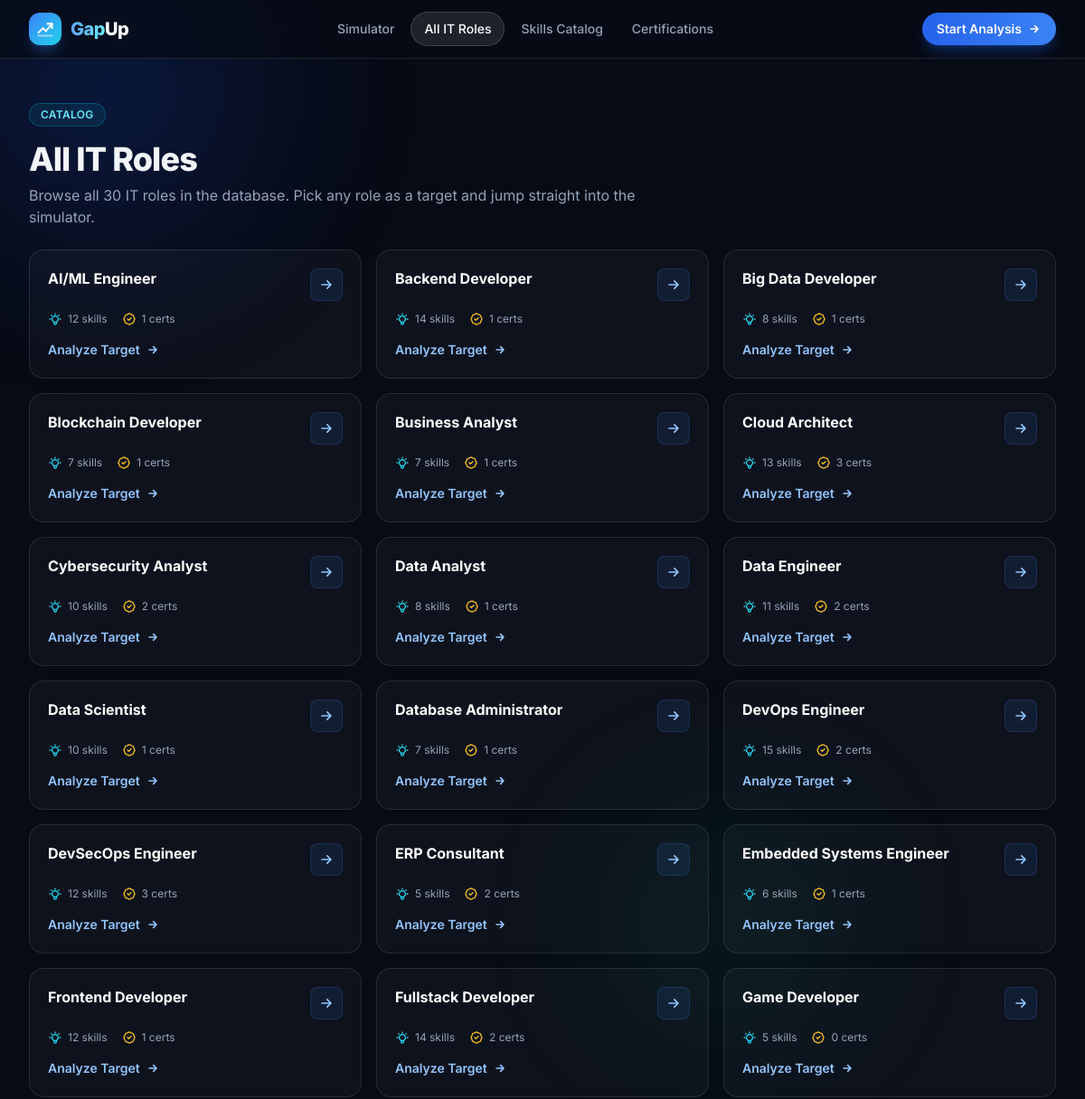
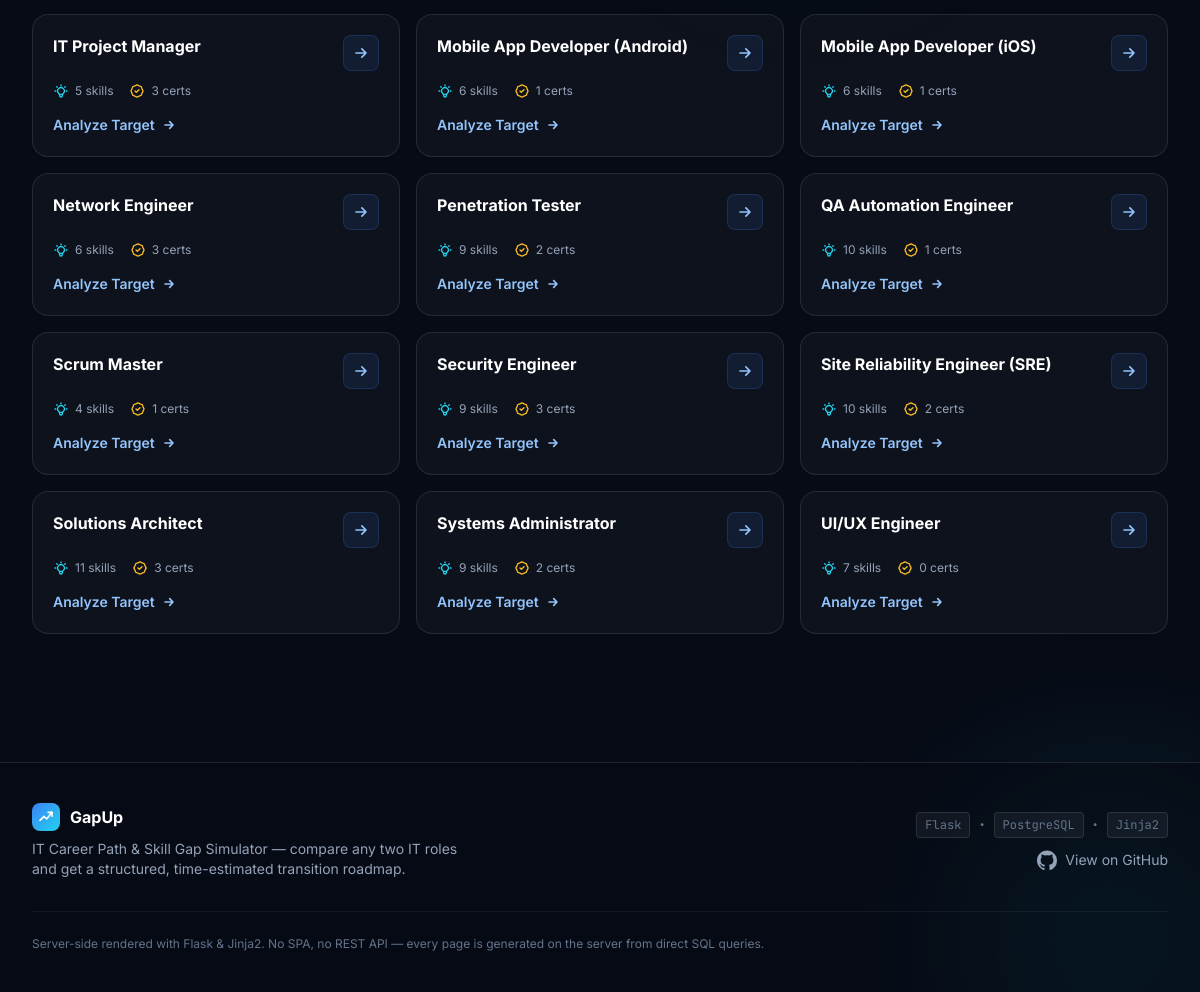
/roles, run on the app's committed database (2 pictures, top to bottom).
### tables this page shows
CREATE TABLE roles (
    id   INTEGER PRIMARY KEY AUTOINCREMENT,
    name TEXT NOT NULL UNIQUE
);

### main.py (the view)
@app.route("/roles")
def roles():
    roles = _fetch_all_roles_with_counts()
    return render_template("roles.html", roles=roles, active="roles")

### db.py (called while the page is built)
def get_connection():
    conn = sqlite3.connect(DB_PATH)
    conn.execute("PRAGMA foreign_keys = ON")
    conn.row_factory = sqlite3.Row
    return conn

### main.py (called while the page is built)
def _fetch_all_roles_with_counts():
    conn = db.get_connection()
    try:
        cur = conn.execute(
            """
            SELECT r.id, r.name,
                   (SELECT COUNT(*) FROM role_skills rs WHERE rs.role_id = r.id) AS skill_count,
                   (SELECT COUNT(*) FROM role_certs rc WHERE rc.role_id = r.id) AS cert_count
            FROM roles r
            ORDER BY r.name ASC;
            """
        )
        return [dict(r) for r in cur.fetchall()]
    finally:
        conn.close()

### templates/roles.html (shortened to what this page needs)
{% extends "_base.html" %}
{% block content %}
<section class="max-w-7xl mx-auto px-4 sm:px-6 lg:px-8 pt-12 pb-6">
  <span class="inline-flex items-center gap-2 px-3 py-1 rounded-full text-xs font-semibold uppercase tracking-wide text-cyan-300 bg-cyan-500/10 border border-cyan-500/30">Catalog</span>
  <h1 class="mt-4 text-4xl font-extrabold tracking-tight">All IT Roles</h1>
  <p class="mt-2 text-slate-400 max-w-2xl">Browse all {{ roles|length }} IT roles in the database. Pick any role as a target and jump straight into the simulator.</p>
</section>
<section class="max-w-7xl mx-auto px-4 sm:px-6 lg:px-8 pb-12">
  <div class="grid sm:grid-cols-2 lg:grid-cols-3 gap-4">
    {% for r in roles %}
    <div class="group p-5 rounded-2xl bg-white/[0.03] border border-white/10 hover:border-blue-500/40 hover:bg-white/[0.05] transition-all hover:-translate-y-1">
      <div class="flex items-start justify-between gap-3">
        <h3 class="font-bold text-white leading-snug">{{ r.name }}</h3>
        <span class="inline-flex items-center justify-center w-9 h-9 rounded-lg bg-blue-500/10 border border-blue-500/20 text-blue-300 group-hover:bg-blue-500/20 transition-colors shrink-0">
          <svg class="w-5 h-5" fill="none" stroke="currentColor" stroke-width="2" viewBox="0 0 24 24"><path stroke-linecap="round" stroke-linejoin="round" d="M13 7l5 5m0 0l-5 5m5-5H6" /></svg>
        </span>
      </div>
      <div class="mt-3 flex items-center gap-4 text-xs text-slate-400">
        <span class="inline-flex items-center gap-1.5"> {{ r.skill_count }} skills</span>
        <span class="inline-flex items-center gap-1.5"> {{ r.cert_count }} certs</span>
      </div>
      <a href="/#simulator" class="mt-4 inline-flex items-center gap-1.5 text-sm font-semibold text-blue-300 hover:text-blue-200 transition-colors">Analyze Target <svg class="w-4 h-4" fill="none" stroke="currentColor" stroke-width="2.5" viewBox="0 0 24 24"><path stroke-linecap="round" stroke-linejoin="round" d="M13 7l5 5m0 0l-5 5m5-5H6" /></svg></a>
    </div>
    {% endfor %}
  </div>
</section>
{% endblock %}

### templates/_base.html (shortened to what this page needs)
<!DOCTYPE html>
<html lang="en">
<head>
  <script src="https://cdn.tailwindcss.com"></script>
</head>
<body class="font-sans text-slate-100 antialiased min-h-screen">
  <div class="blob blob-1" aria-hidden="true"></div>
  <div class="blob blob-2" aria-hidden="true"></div>
  <div class="blob blob-3" aria-hidden="true"></div>
  <header class="no-print sticky top-0 z-40 backdrop-blur-xl bg-ink-950/70 border-b border-white/10">
    <div class="max-w-7xl mx-auto px-4 sm:px-6 lg:px-8">
      <div class="flex items-center justify-between h-16">
        <a href="/" class="flex items-center gap-2.5 group">
          <span class="inline-flex items-center justify-center w-9 h-9 rounded-xl bg-gradient-to-br from-blue-500 to-cyan-400 shadow-lg shadow-blue-500/30 group-hover:scale-105 transition-transform">
            <svg viewBox="0 0 24 24" class="w-5 h-5" fill="none" stroke="white" stroke-width="2.4" stroke-linecap="round" stroke-linejoin="round">
              <path d="M3 17 L9 11 L13 15 L21 5" />
              <path d="M15 5 L21 5 L21 11" />
              <path d="M3 21 L21 21" stroke-opacity="0.5" />
            </svg>
          </span>
          <span class="text-xl font-extrabold tracking-tight">
            <span class="bg-gradient-to-r from-blue-400 to-cyan-300 bg-clip-text text-transparent">Gap</span><span class="text-white">Up</span>
          </span>
        </a>
        <nav class="hidden md:flex items-center gap-1">
          {% set nav_items = [('/', 'home', 'Simulator'), ('/roles', 'roles', 'All IT Roles'), ('/skills', 'skills', 'Skills Catalog'), ('/certs', 'certs', 'Certifications')] %}
          {% for href, key, label in nav_items %}
          <a href="{{ href }}" class="px-3.5 py-2 rounded-full text-sm font-medium transition-colors {{ 'bg-white/10 text-white border border-white/15' if active == key else 'text-slate-400 hover:text-white hover:bg-white/5' }}">{{ label }}</a>
          {% endfor %}
        </nav>
        <a href="/#simulator" class="inline-flex items-center gap-1.5 px-4 py-2 rounded-full text-sm font-semibold bg-gradient-to-r from-blue-600 to-blue-500 hover:from-blue-500 hover:to-cyan-400 text-white shadow-lg shadow-blue-600/30 transition-all hover:-translate-y-0.5">
          Start Analysis
          <svg class="w-4 h-4" fill="none" stroke="currentColor" stroke-width="2.5" viewBox="0 0 24 24"><path stroke-linecap="round" stroke-linejoin="round" d="M13 7l5 5m0 0l-5 5m5-5H6" /></svg>
        </a>
      </div>
    </div>
  </header>
  <main>
    {% block content %}{% endblock %}
  </main>
  <footer class="no-print mt-20 border-t border-white/10 bg-ink-950/60">
    <div class="max-w-7xl mx-auto px-4 sm:px-6 lg:px-8 py-10">
      <div class="flex flex-col md:flex-row md:items-center md:justify-between gap-6">
        <div>
          <div class="flex items-center gap-2.5 mb-2">
            <span class="inline-flex items-center justify-center w-7 h-7 rounded-lg bg-gradient-to-br from-blue-500 to-cyan-400">
              <svg viewBox="0 0 24 24" class="w-4 h-4" fill="none" stroke="white" stroke-width="2.4" stroke-linecap="round" stroke-linejoin="round"><path d="M3 17 L9 11 L13 15 L21 5" /><path d="M15 5 L21 5 L21 11" /></svg>
            </span>
            <span class="font-bold text-white">GapUp</span>
          </div>
          <p class="text-sm text-slate-400 max-w-md">IT Career Path &amp; Skill Gap Simulator — compare any two IT roles and get a structured, time-estimated transition roadmap.</p>
        </div>
        <div class="flex flex-col gap-3 md:items-end">
          <div class="flex items-center gap-2 text-xs font-mono text-slate-500">
            <span class="px-2 py-1 rounded bg-white/5 border border-white/10">Flask</span>
            <span>•</span>
            <span class="px-2 py-1 rounded bg-white/5 border border-white/10">PostgreSQL</span>
            <span>•</span>
            <span class="px-2 py-1 rounded bg-white/5 border border-white/10">Jinja2</span>
          </div>
          <a href="https://github.com/your-org/gapup" target="_blank" rel="noopener" class="inline-flex items-center gap-2 text-sm text-slate-400 hover:text-white transition-colors">
            View on GitHub
          </a>
        </div>
      </div>
      <div class="mt-8 pt-6 border-t border-white/5 text-xs text-slate-500">
        Server-side rendered with Flask &amp; Jinja2. No SPA, no REST API — every page is generated on the server from direct SQL queries.
      </div>
    </div>
  </footer>
</body>
</html>

### templates/_base.html (style rules this page uses)
html { scroll-behavior: smooth; }
body { background: #070b15; }
.blob { position: fixed; border-radius: 9999px; filter: blur(90px); opacity: .32; z-index: -1; pointer-events: none; }
.blob-1 { width: 480px; height: 480px; background: radial-gradient(circle, #1d4ed8, transparent 70%); top: -140px; left: -120px; animation: float 18s ease-in-out infinite; }
.blob-2 { width: 420px; height: 420px; background: radial-gradient(circle, #06b6d4, transparent 70%); bottom: -160px; right: -120px; animation: float 18s ease-in-out infinite; animation-delay: -6s; }
.blob-3 { width: 360px; height: 360px; background: radial-gradient(circle, #10b981, transparent 70%); top: 38%; left: 52%; opacity: .16; animation: float 18s ease-in-out infinite; animation-delay: -12s; }

### data on the page
roles: name "AI/ML Engineer", skill_count "12", cert_count "1"
roles: name "Backend Developer", skill_count "14", cert_count "1"
roles: name "Big Data Developer", skill_count "8", cert_count "1"
roles: name "Blockchain Developer", skill_count "7", cert_count "1"
roles: name "Business Analyst", skill_count "7", cert_count "1"
roles: name "Cloud Architect", skill_count "13", cert_count "3"
roles: name "Cybersecurity Analyst", skill_count "10", cert_count "2"
roles: name "Data Analyst", skill_count "8", cert_count "1"
roles: name "Data Engineer", skill_count "11", cert_count "2"
roles: name "Data Scientist", skill_count "10", cert_count "1"
roles: name "Database Administrator", skill_count "7", cert_count "1"
roles: name "DevOps Engineer", skill_count "15", cert_count "2"
roles: name "DevSecOps Engineer", skill_count "12", cert_count "3"
roles: name "ERP Consultant", skill_count "5", cert_count "2"
roles: name "Embedded Systems Engineer", skill_count "6", cert_count "1"
roles: name "Frontend Developer", skill_count "12", cert_count "1"
roles: name "Fullstack Developer", skill_count "14", cert_count "2"
roles: name "Game Developer", skill_count "5", cert_count "0"
roles: name "IT Project Manager", skill_count "5", cert_count "3"
roles: name "Mobile App Developer (Android)", skill_count "6", cert_count "1"
roles: name "Mobile App Developer (iOS)", skill_count "6", cert_count "1"
roles: name "Network Engineer", skill_count "6", cert_count "3"
roles: name "Penetration Tester", skill_count "9", cert_count "2"
roles: name "QA Automation Engineer", skill_count "10", cert_count "1"
roles: name "Scrum Master", skill_count "4", cert_count "1"
roles: name "Security Engineer", skill_count "9", cert_count "3"
roles: name "Site Reliability Engineer (SRE)", skill_count "10", cert_count "2"
roles: name "Solutions Architect", skill_count "11", cert_count "3"
roles: name "Systems Administrator", skill_count "9", cert_count "2"
roles: name "UI/UX Engineer", skill_count "7", cert_count "0"

### other printed values
{{ label }} "Simulator" "All IT Roles" "Skills Catalog" "Certifications"
{{ roles|length }} "30"
